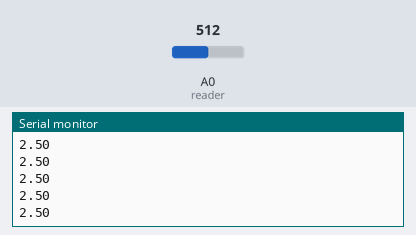
A sketch run on a simulated Arduino Uno, built with avr-gcc and run on an emulated ATmega328P. On the bench: the last lines printed to the serial monitor. Inputs (shaded band) come from the test bench; at power-on: A0 (reader) = 512.

Above: at 1.2 s.
1.3 s: A0 (reader) set to 716
At 2.4 s:
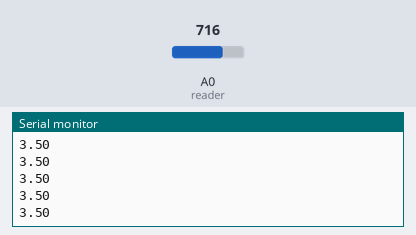
2.8 s: A0 (reader) set to 900
At 3.6 s:
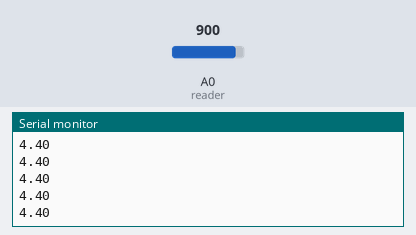
Timing chart, 0 to 5.8 s (numbered marks = the images above; inputs shaded):
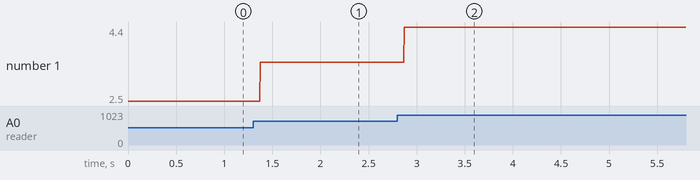

The sketch:

read_analog_voltage.ino
```cpp
///////////////////////////////////////////////////////////////
//                Simple read voltage system                 //
//           potentiometer is connected to pin A0            //
///////////////////////////////////////////////////////////////

int reader = A0; // setup value reader on pin analog 0 the potentiometer

void setup() {  //setup 1x after restart
  Serial.begin(9600); // start serial communication at 9600 bits per second
}

void loop() { // loop
  int sensorValue = analogRead(reader);   // read the input on the value
  float U = sensorValue * (5.0 / 1023.0); // Convert the analog reading (which goes from 0 - 1023) to a voltage (0 - 5V)
  Serial.println(U); // print out the value you read:
}
```

Measured:
- after the input at 1.3 s, the serial monitor: prints a new line after 0.07 s (image 1)
- after the input at 2.8 s, the serial monitor: prints a new line after 0.07 s (image 2)
- plotted number 1: 2.5 → 3.5 after the input at 1.3 s, 3.5 → 4.4 after the input at 2.8 s
